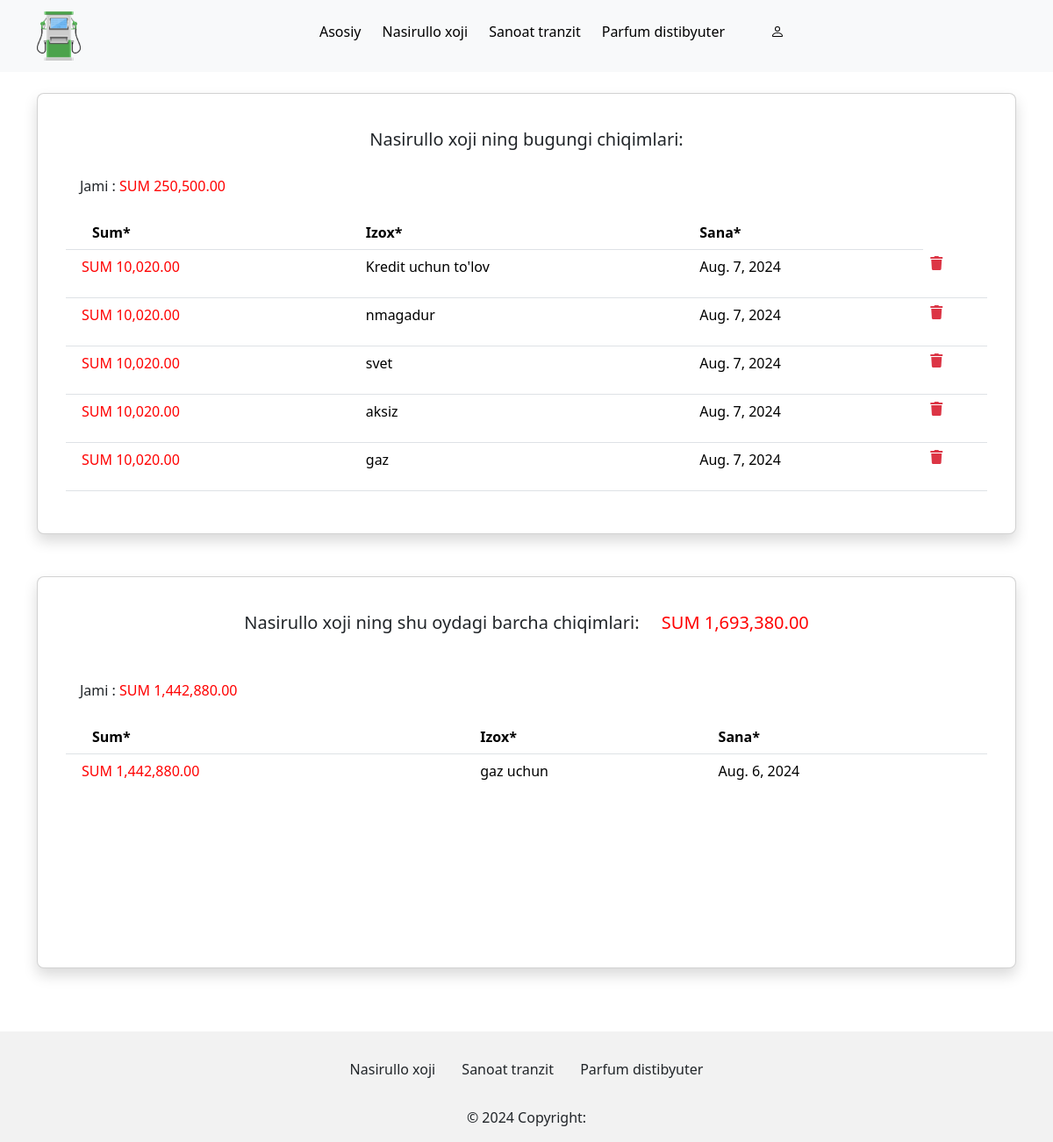
/nasirullo_outcome/, run on the app's committed database.
### reports/models.py (models this page shows, shortened)
class Filial(models.Model):
    name = models.CharField("Filial nomi", max_length=50)
    slug = models.SlugField("*",unique=True)
    def get_url(self):
        return reverse("main:category_list", kwargs={"category_slug":self.slug,})
    def __str__(self):
        return "{}".format(self.name)

class Main_XR_outcome(models.Model):
    category = models.ForeignKey(Filial,verbose_name="Main_XR_outcome", on_delete=models.DO_NOTHING, default=None,null=True,related_name="main_outcome")
    outcome = models.IntegerField("Main_outcome",default=0,null=True,blank=True)
    out_prot = models.IntegerField("Main_outcome",default=0,null=True,blank=True)
    where = models.CharField("Qayerga",max_length=50,null=True,blank=True)
    description = models.TextField("Izoh")
    date = models.DateField("Vaqt",)
    class Meta:
        ordering = ["-id"]
        verbose_name = "Asosiy Outcome X/R"

### reports/views.py (the view)
# urls.py: path("nasirullo_outcome/",views.nasirullo_outcome,name='nasirullo_outcome'),
def nasirullo_outcome(request):
    category_1 = Filial.objects.all()
    for cat in category_1:
        if str(cat) in "Nasirullo xoji":
            category = cat
    today = datetime.today()
    this_month = Main_XR_outcome.objects.select_related('category').filter(category=category)
    total_otherday = 0
    total_today = 0
    for y in this_month:
        if str(y.date) not in str(today):
            start_date, end_date = get_month_date_range()
            month_data = Main_XR_outcome.objects.select_related('category').filter(category=category,date__gte=start_date, date__lte=end_date)
        if str(y.date) in str(today):
            today_object =  Main_XR_outcome.objects.select_related('category').filter(category=category,date = today)
            for today_out in today_object:
                total_today += today_out.outcome
    for month_da in month_data:
        total_otherday += month_da.outcome
    if total_today == 0:
        today_object = 0
    total = total_otherday + total_today
    context = {
        "total":total,
        "categories":category_1,
        "cattitle":category,
        "today_objects":today_object,
        "month_datas":month_data,
        "total_otherday":total_otherday,
        "total_today":total_today,
    }
    return render(request, "mainout.html" , context)

### reports/views.py (called while the page is built)
def get_month_date_range():
    today = datetime.today()
    first_day_of_current_month = today.replace(day=1)
    last_day_of_current_month = today - timedelta(days=1)
    return first_day_of_current_month, last_day_of_current_month

### templates/mainout.html (shortened to what this page needs)
<html lang="en">
  <head>
    <link
      href="https://cdn.jsdelivr.net/npm/bootstrap@5.3.3/dist/css/bootstrap.min.css"
      rel="stylesheet"
    />
    <link
      rel="stylesheet"
      href="https://use.fontawesome.com/releases/v5.15.4/css/all.css"
    />
    <link rel="stylesheet" href="/static/css/index.css" />
  </head>
  <body>
    <nav class="navbar navbar-expand-lg navbar-light bg-light">
      <div class="container">
        <a class="navbar-brand" href="/">
          <img
            src="/static/img/vecteezy_gas-pump-clipart-design-illustration_9400880.png"
            width="50"
            alt="Picture"
          />
        </a>
        <div class="collapse navbar-collapse" id="navbarSupportedContent">
          <ul class="navbar-nav mx-auto mb-2 mb-lg-0">
            <li class="nav-item">
              <a class="nav-link active m-1" aria-current="page" href="/"
                ><h6>Asosiy</h6></a
              >
            </li>
            {% for cat in categories %}
            <li class="nav-item">
              <a
                class="nav-link active m-1"
                aria-current="page"
                href="{{cat.get_url}}"
                ><h6>{{ cat.name }}</h6></a
              >
            </li>
            {% endfor %}
            <li class="nav-item">
              <img
                style="margin-top: 13px; margin-left: 40px"
                src="/static/img/person.svg"
                alt=""
              />
            </li>
            <li class="nav-item">
              <h6 class="" style="margin-top: 2px; padding: 10px">
              </h6>
            </li>
          </ul>
        </div>
      </div>
    </nav>
    <br />
    <div class="container">
      <div class="card w-100 shadow p-3 mb-5 bg-body rounded-3">
        <div class="card-body">
          <h5 class="card-title text-center p-2">
            {{cattitle}} ning bugungi chiqimlari:
          </h5>
          <h6 class="card-title p-3 pt-3">
            <span>Jami : </span>
            <span class="formatNum" style="color: red">{{total_today}}</span>
          </h6>
          {% if today_objects == 0 %}
          <h5 class="text-center">Bugun chikimlar yo'q:</h5>
          {% else %}
          <div style="margin-bottom: 10xp" class="table-responsive">
            <table class="table" id="main_out_scroll">
              <thead>
                <th style="padding-left: 30px">Sum*</th>
                <th>Izox*</th>
                <th>Sana*</th>
              </thead>
              <tbody>
                {% for object in today_objects %}
                <tr>
                  <td>
                    <p style="margin-left: 10px; color: red" class="formatNum">
                    </p>
                  </td>
                  <td>
                    <p>{{object.description|slice:":20"}}</p>
                  </td>
                  <td>
                    <p>{{object.date}}</p>
                  </td>
                  <td>
                    <a href="{% url 'main:delete_outcome' object.id %}"
                      ><i class="fas fa-trash text-danger"></i
                    ></a>
                  </td>
                </tr>
                {% endfor %}
              </tbody>
            </table>
          </div>
          {% endif %}
        </div>
      </div>
    </div>
    <div class="container">
      <div class="card w-100 shadow p-3 mb-5 bg-body rounded-3">
        <div class="card-body">
          <h5 class="card-title text-center p-2">
            <span>{{cattitle}} ning shu oydagi barcha chiqimlari:</span>
            <span class="formatNum" style="margin-left: 20px; color: red"
              >{{total}}</span
            >
          </h5>
          <h6 class="card-title text-center p-2"></h6>
          <h6 class="card-title p-3 pt-3">
            <span>Jami : </span>
            <span class="formatNum" style="color: red">{{total_otherday}}</span>
          </h6>
          <div
            style="margin-bottom: 10xp"
            class="table-responsive overflow-scroll"
          >
            <div class="" style="height: 250px">
              <table class="table" id="main_out_scroll" style="height: 300px">
                <thead>
                  <th style="padding-left: 30px">Sum*</th>
                  <th>Izox*</th>
                  <th>Sana*</th>
                </thead>
                <tbody>
                  {% for month_da in month_datas %}
                  <tr>
                    <td>
                      <p
                        style="margin-left: 10px; color: red"
                        class="formatNum"
                      >
                      </p>
                    </td>
                    <td>
                      <p>{{month_da.description|slice:":20"}}</p>
                    </td>
                    <td>
                      <p>{{month_da.date}}</p>
                    </td>
                   {% endfor %}
                </tbody>
              </table>
            </div>
          </div>
        </div>
      </div>
    </div>
    <br />
    <footer class="text-center" style="background-color: rgba(0, 0, 0, 0.05)">
      <div class="container p-4 pb-0">
        <section class="mb-4">
          {% for cat in categories %}
          <a
            data-mdb-ripple-init
            class="btn text-dark btn-floating"
            href="{{cat.get_url}}"
            role="button"
            >{{cat.name}}</a
          >
          {% endfor %}
        </section>
      </div>
      <div class="text-center p-3 pt-0">
        © 2024 Copyright:
      </div>
    </footer>
  </body>
</html>

### data on the page
Filial: name "Nasirullo xoji"
Filial: name "Sanoat tranzit"
Filial: name "Parfum distibyuter"
Main_XR_outcome: description "Kredit uchun to'lov", date "Aug. 7, 2024"
Main_XR_outcome: description "nmagadur", date "Aug. 7, 2024"
Main_XR_outcome: description "svet", date "Aug. 7, 2024"
Main_XR_outcome: description "aksiz", date "Aug. 7, 2024"
Main_XR_outcome: description "gaz", date "Aug. 7, 2024"
Main_XR_outcome: description "gaz uchun", date "Aug. 6, 2024"
